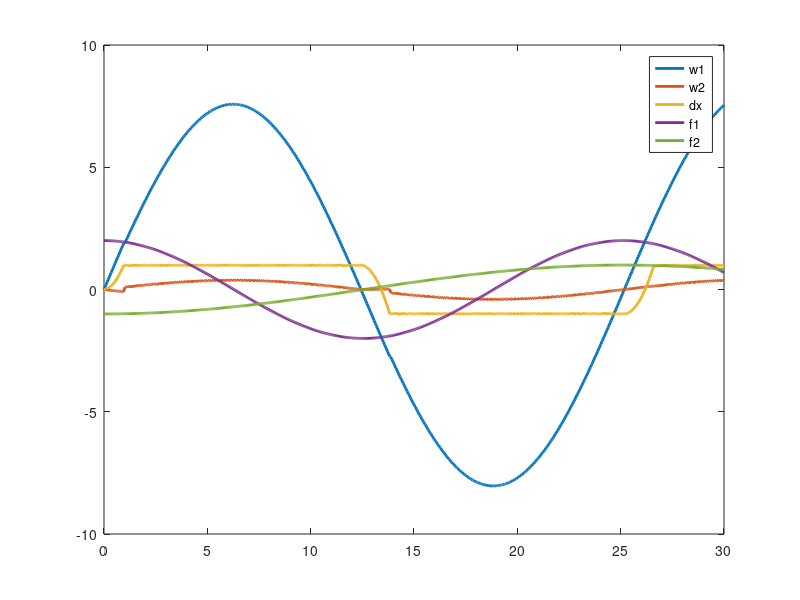
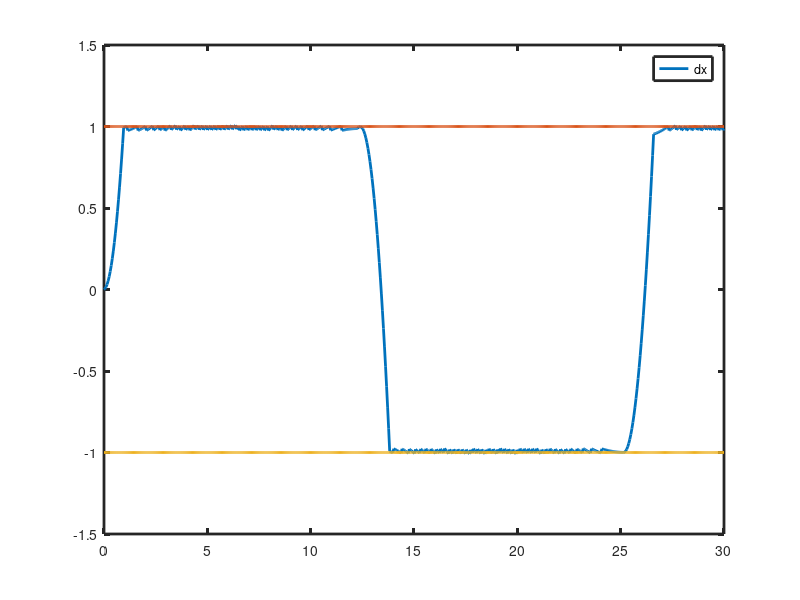
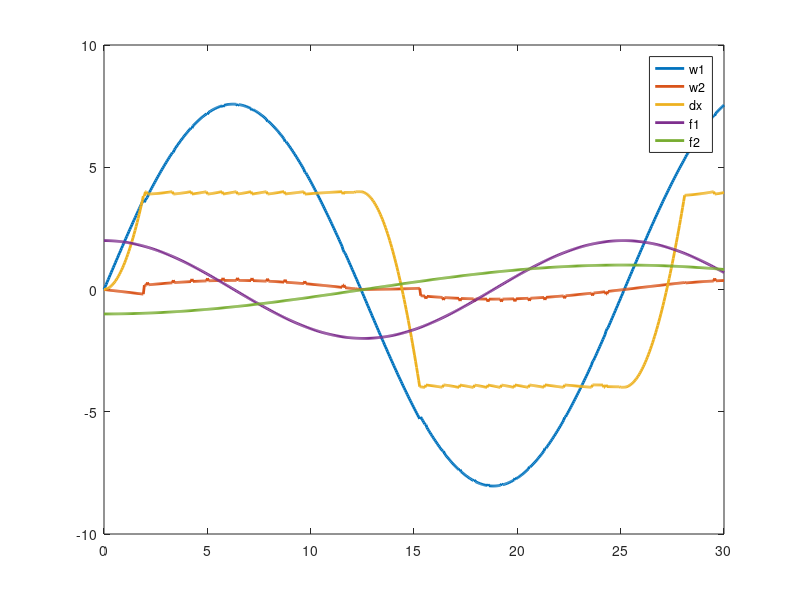
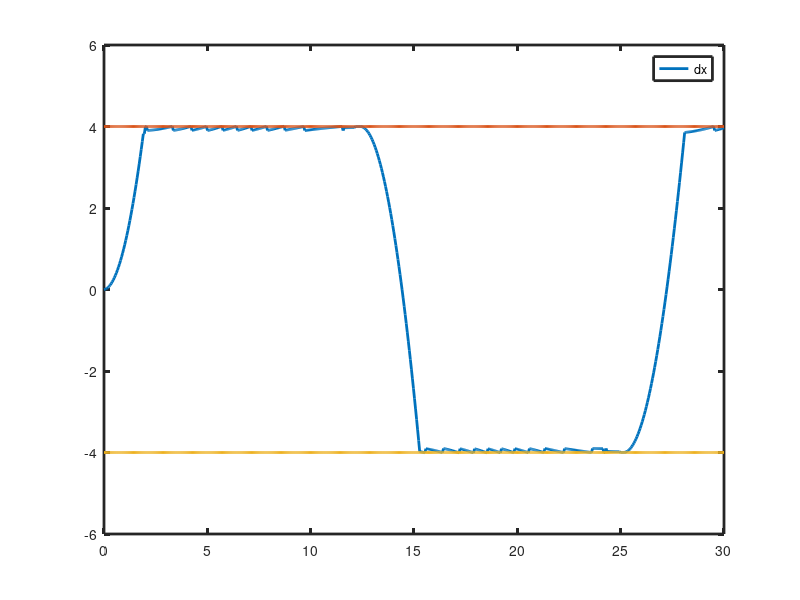

Source code (MATLAB) for these figures, in order:
##simple gear 

engaged = 0;			#reduces chatter
g  = 20;				#gear ratio
m1 = 1;
m2 = 10;
tend = 30;
h = 1/20;			#time step
N = tend/h;
T =  linspace(0,tend,N)';
l = -2;				#lower limit
u =  2;				#upper limit
ee = 0.0;			#restitution coefficient

fe =   2;			#engine force
fs =  -1;			#shaft torque
f = @(t) [ fe*cos(t/4); fs*cos(t/8) ];
##f = @(t) [ fe;fs];

fig = 1;
for limit = [1,4]
  X = [0,0];				#positions
  D = [0];				#angle difference
  V = [0,0];				#velocities
  x = [0;0];
  v = [0;0];
  dx = 0;
  M = diag([m1,m2]);
  G   = [1, -g];
  H   = [M -G';G, 0*1e-1];
  tau = 2;
  gamma = 1/(1+4*tau/h);
  tol =  1e-4;			#this to avoid chatter and maintain a good
				#contact. if 0, we'll probably have chatter
  ## simplify linear algebra
  schur1 = ( 1/m1 + g*g/m2 );

  t = 0;
  S = [];
  state = 0;
  u = limit;
  l = -limit;
  for i=2:N
    F =  f(t);
    if ( (l +engaged * tol) < dx && dx < u - ( engaged * tol ) )
      ## solve for free case
      w = v +  M \ (h*F);
      ddx = dx + h * (w(1)-w(2));
      ## check to see if we stepped outside
      if ( ddx > u || ddx < l )
	## yes!  impact the thing
	state = 1;
	z = H \ [M*v; -ee*G*v];
	v = z(1:2);
	if ddx > u
	  c = u-ddx;
	else
	  c = l-ddx;
	endif
	## continue the step
	z = H \ [M*v + h*F; -4*c*gamma/h  + gamma * G * v];
	v = z(1:2);
	dx += h * G * v;
	engaged = 1;
      else 
	## still free: continue
	engaged = 0;
	state = 0;
	v   = w;
	dx += h *  (v(1)-v(2));
      endif
    else
      state = 2;
      ## gear is active
      z = H \ [M*v + h*F ; -4*dx*gamma/h + gamma *G * v];
      v = z(1:2);
      dx += h * G * v;
    endif
    x += h*v;
    X = [X;x'];
    V = [V;v'];
    D = [D;dx];
    t += h;
    S = [S;state];


  endfor

  figure(fig++); 
  hh = plot( T, V, T, D, T, reshape(f(T), length(T), 2)); 
  set(findall(hh, '-property', 'linewidth'), 'linewidth', 2);
  legend("w1", "w2", "dx", "f1", "f2"); 
  hh = figure(fig++); plot(T, D, ';dx;', T, limit+0*T, T, -limit+0*T)
  set(findall(hh, '-property', 'linewidth'), 'linewidth', 2);
endfor
